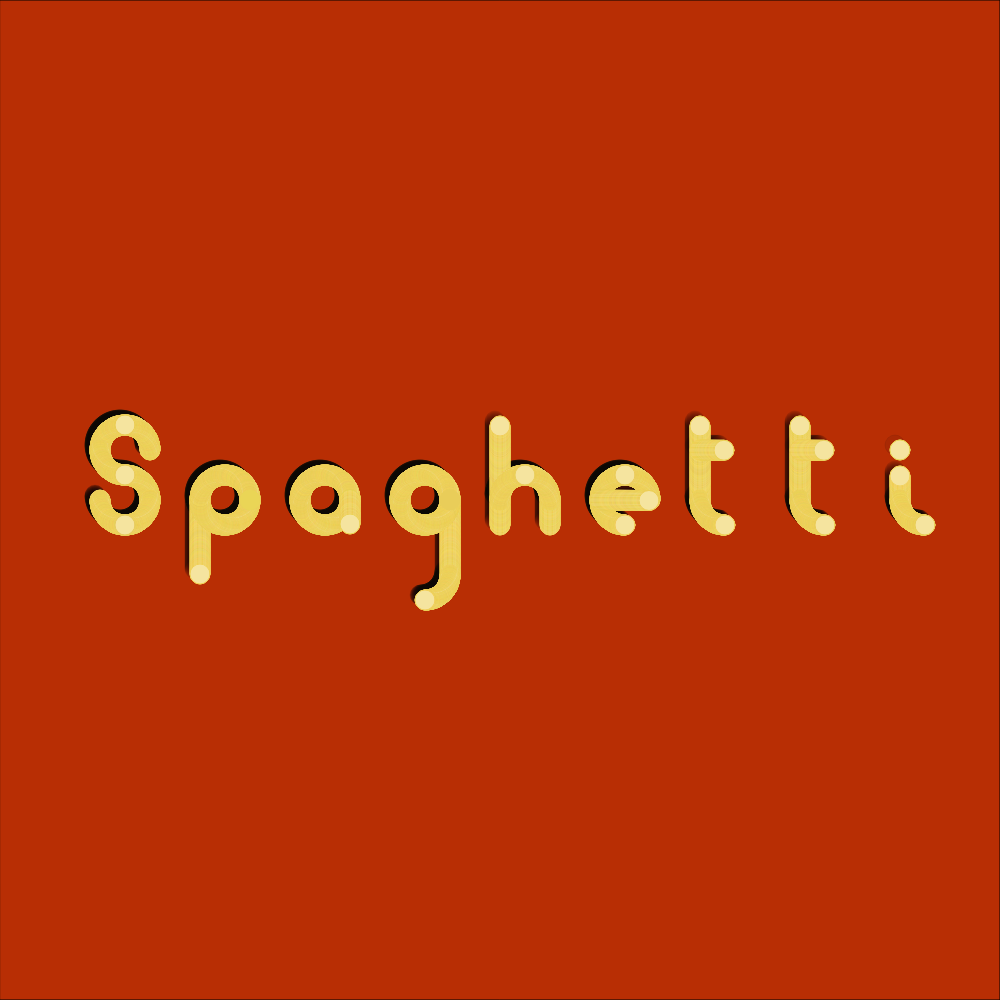
Frame 1 (no input)
Frame 60 (no input): identical to frame 1, image omitted
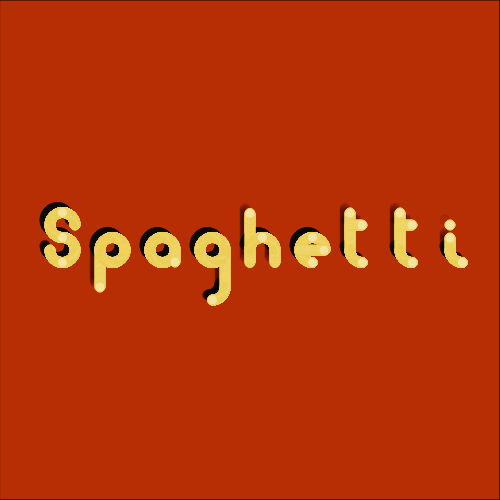
Frame 120 (the mouse pressed at the canvas centre since frame 60)

The p5.js sketch that drew these frames (run headless with seeded random() and noise() and a simulated clock; from frame 60 on, the mouse is pressed at the canvas centre):

// p5.js sketch
// ── sketch.js
// S P A G H E T T I
// s p a g h e t t i
// SPAGHETTI
// spaghetti
// this is some spaghetti code!

// TODO describe the y spoisiont of the above line text and the below line text...there are real words for that 
// TODO make a shadow
// TODO when the x dimension is less than the y flip it and reverse it
// TODO when the size of the letters exceeds the dimensions of the canvas they need to scale differently

var debug = true;
var onoff = true;
var shadow = false;
var horizontal = false;
var canvasX = 1000;
var canvasY = 1000;
var xInc;
var yInc
let s1;
// type scale (radius of letter curves)
var ts = 40;
// spaghetti scale (width of a strand)
var ss = 5;


function setup(){
  createCanvas(canvasX, canvasY);
  background(184, 46, 4);
  s1 = new Spaghetti(100, 100, ss);
}

function draw(){
  if(onoff){
    // resize the canvas based on mouse click
    resizeCanvas(canvasX, canvasY);
    fill(184, 46, 4);
    rect(0, 0, canvasX, canvasY);
    // x axis is longer than y
    // set the x and y increments
    // set the type and spaghettic scales
    if(canvasX >= canvasY){
      xInc = canvasX / 10;
      yInc = 1.5 * canvasY / 3;
      ss = 0.01 * canvasY;
      if(ts >= yInc / 3){
        ts = 0.25 * yInc;
      } else {
        ts = 0.25 * xInc;
      }
      horizontal = true;
    } else {
      xInc = 1.2 * canvasX / 3;
      yInc = canvasY / 10;
      ss = 0.01 * canvasX;
      if(ts >= xInc / 3){
        ts = 0.25 * xInc;
      } else {
        ts = 0.25 * yInc;
      }
      horizontal = false;
    }
    // do some spaghetti
    shadow = true;
    writeSpaghetti(xInc, yInc, horizontal);
    shadow = false;
    writeSpaghetti(xInc, yInc, horizontal);
    // then stop until the mouse goes
    onoff = false;
    // debug
    if(debug){
      console.log("ts " + ts);
      console.log("ss " + ss);
      console.log("x, y  " + canvasX, canvasY);
      console.log("xInc, yInc  " + xInc, yInc);
    }
  }
}


// draw all the spaghetti letters spaced out
function writeSpaghetti(xInc, yInc, horizontal){
  if(horizontal){
    s1.drawS(xInc * 1, yInc - 2 * ts, ts);
    s1.drawP(xInc * 2, yInc, ts);
    s1.drawA(xInc * 3, yInc, ts);
    s1.drawG(xInc * 4, yInc, ts);
    s1.drawH(xInc * 5, yInc, ts);
    s1.drawE(xInc * 6, yInc, ts);
    s1.drawT(xInc * 7, yInc, ts);
    s1.drawT(xInc * 8, yInc, ts);
    s1.drawI(xInc * 9, yInc, ts);
  } else {
    s1.drawS(xInc, yInc * 1, ts);
    s1.drawP(xInc, yInc * 2.2, ts);
    s1.drawA(xInc, yInc * 3.3, ts);
    s1.drawG(xInc, yInc * 4, ts);
    s1.drawH(xInc, yInc * 5.3, ts);
    s1.drawE(xInc, yInc * 6, ts);
    s1.drawT(xInc, yInc * 7, ts);
    s1.drawT(xInc, yInc * 8, ts);
    s1.drawI(xInc, yInc * 9, ts); 
  }
}

// write boobs
function boobs(radius){
  var xO = 200;
  var yO = 400;
  var kern = 3 * s1.width;

  s1.drawSegment(xO, yO, xO, yO - 3 * radius, 0, false);
  s1.drawO(xO + radius, yO, radius);
  s1.drawO(xO + 3 * radius + kern, yO, radius);
  s1.drawO(xO + 5 * radius + 2*kern, yO, radius);
  s1.drawSegment(xO + 6 * radius + 3 * kern, yO, xO, yO - 3 * radius, 0, false);
  s1.drawO(xO + 7 * radius + 3 * kern, yO, radius);

  // S
  s1.drawArc(xO + 9 * radius + 2 * kern, yO, 20, 3);
  s1.drawArc(xO + 9 * radius + 2 * kern + 40, yO, 20, 2);
  s1.drawArc(xO + 9 * radius + 2 * kern, yO, 20, 1);
  s1.drawArc(xO + 9 * radius + 2 * kern + 40, yO + 40, 20, 2);
  s1.drawArc(xO + 9 * radius + 2 * kern + 40, yO + 40, 20, 0);
  s1.drawArc(xO + 9 * radius + 2 * kern, yO + 40, 20, 1);
}

// spaghetti class
function Spaghetti(x, y){
  this.x = x;
  this.y = y;

  // this.width = width;
}

// draw a single ellipse
Spaghetti.prototype.draw = function(dark){
  push();
  translate(this.x, this.y);

  // attempt at shadow 
  if(shadow){
    push();
    blendMode(MULTIPLY);
    fill(235, 227, 225);
    stroke(235, 227, 225);
    ellipse(-5, -5, ss * 2, ss * 2)
    pop();
  }

  var r = 242 + random(-10, 1);
  var g = 213 + random(-10, 1);
  var b = 92 +  random(-10, 1);

  stroke(r, g, b);
  if(dark){
    fill(r, g, b);
  } else {
    fill(245, 228, 159);
  }
  ellipse(0, 0, ss * 2, ss * 2);
  pop();
}

// draw a straight line segment
Spaghetti.prototype.drawSegment = function(xStart, yStart, xStop, yStop, slope, direction){
  var x = xStart;
  var y = yStart;

  // x axis
  if(slope != 0){
    // plus x
    if(xStart < xStop){
      while(x < xStop){
        this.x = x;
        this.y = y;
        this.draw();
        x++;
        y += slope;
      }
    } else {
      while(x > xStop){
        this.x = x;
        this.y = y;
        this.draw();
        x--;
        y -= slope;
      }
    }
  } else {
    if(yStart < yStop){
      while(y < yStop){
        this.x = x;
        this.y = y;
        this.draw();
        y++;
      }
    } else {
      while(y > yStop){
        this.x = x;
        this.y = y;
        this.draw();
        y--;
      }
    }
  }
}

// 90 degree segments that go in different directions
// "bottom" of segment starts at the point specified
// (this doesn't make much sense except for joining segments)
// 0: down, left
// 1: down, right
// 2: up, left
// 3: up, right
Spaghetti.prototype.drawArc = function(xAnchor, yAnchor, radius, segment){  
  var angle = 0;
  var step =  0.01;
  var stopAngle;

  switch(segment){
   case 0:
    stopAngle = PI / 2; // 90;
    angle = 0;
    while(angle < stopAngle){
      this.x = xAnchor + Math.cos(angle) * radius - radius;
      this.y = yAnchor + Math.sin(angle) * radius;
      angle += step;
      this.draw();
    }
    break;
   case 1:
    stopAngle = PI / 2; // 90;
    angle = PI; //  180;
    while(angle > stopAngle){
      this.x = xAnchor + Math.cos(angle) * radius + radius;
      this.y = yAnchor + Math.sin(angle) * radius;
      angle -= step;
      this.draw();
    }
    break;
   case 2:
    stopAngle = PI / 2 * 3 // 270;
    angle = 2 * PI // 360;
    while(angle > stopAngle){
      this.x = xAnchor + Math.cos(angle) * radius - radius;
      this.y = yAnchor + Math.sin(angle) * radius;
      angle -= step;
      this.draw();
    }
    break;
   case 3:
    stopAngle = PI / 2 * 3; // 270;
    angle = PI; // 180;
    while(angle < stopAngle){
      this.x = xAnchor + Math.cos(angle) * radius + radius;
      this.y = yAnchor + Math.sin(angle) * radius;
      angle += step;
      this.draw();
    }
    break;
  }
}

// just draw a circle...
// centered one radius from anchor
Spaghetti.prototype.drawO = function(xAnchor, yAnchor, radius){
  var angle = 0;
  var step =  0.01;
  angle = 0;
  while(angle < 2 * PI){
    this.x = xAnchor + Math.cos(angle) * radius;
    this.y = yAnchor + Math.sin(angle) * radius;
    angle += step;
    this.draw();
  }
  this.draw(true);
}

// S
Spaghetti.prototype.drawS = function(x, y, size){
  this.drawArc(x,            y,            size, 3);
  this.drawArc(x + 2 * size, y,            size, 2);
  this.drawArc(x,            y,            size, 1);
  this.drawArc(x + 2 * size, y + 2 * size, size, 2);
  this.drawArc(x + 2 * size, y + 2 * size, size, 0);
  this.drawArc(x,            y + 2 * size, size, 1);
}

// P
Spaghetti.prototype.drawP = function(x, y, size){
  this.drawSegment(x, y, x, y + 3 * size, 0);
  this.drawO(x + size, y, size);
}

// A
Spaghetti.prototype.drawA = function(x, y, size){
  this.drawO(x + size, y, size);
  this.drawSegment(x + 2 * size, y, x + 2 * size, y + size, 0);
}

// G
Spaghetti.prototype.drawG = function(x, y, size){
  this.drawSegment(x + 2 * size, y, x + 2 * size, y + 3 * size, 0);
  this.drawO(x + size, y, size);
  this.drawArc(x + 2 * size, y + 3 * size, size, 0);
}

// H
Spaghetti.prototype.drawH = function(x, y, size){
  this.drawSegment(x, y + size, x, y - 3 * size, 0);
  this.drawSegment(x + 2 * size, y + size, x + 2 * size, y, 0);
  this.drawArc(x + 2 * size, y, size, 2);
  this.drawArc(x, y, size, 3);
}

// E
Spaghetti.prototype.drawE = function(x, y, size){
  this.drawArc(x,            y,            size, 3);
  this.drawArc(x + 2 * size, y,            size, 2);
  this.drawArc(x,            y,            size, 1);
  this.drawSegment(x, y, x + 2 * size, y, 0.01);

 // this.drawSegment(x, y + size, x, y - 3 * size, 0);
 // this.drawSegment(x + 2 * size, y + size, x + 2 * size, y, 0);
 // this.drawArc(x + 2 * size, y, size, 2);
 // this.drawArc(x, y, size, 3);
}

// T
Spaghetti.prototype.drawT = function(x, y, size){
  this.drawSegment(x, y, x, y - 3 * size, 0);
  // this.drawArc(x,            y,            size, 3);
  // this.drawArc(x + 2 * size, y,            size, 2);
  this.drawArc(x,            y,            size, 1);
  this.drawSegment(x, y - 2 * size, x + size, y - 2 * size, 0.01);
  // this.drawSegment(x, y, x + 2 * size, y, 0.01);
}

// I
Spaghetti.prototype.drawI = function(x, y, size){
  this.drawSegment(x, y, x, y - size, 0);
  this.drawArc(x,            y,            size, 1);
  this.y = y - 2 * size;
  this.x = x;
  this.draw();
}


function mouseClicked() {
  canvasX = mouseX;
  canvasY = mouseY;
  onoff = true;
}

function touchStarted() {
  canvasX = mouseX;
  canvasY = mouseY;
  onoff = true;
}
